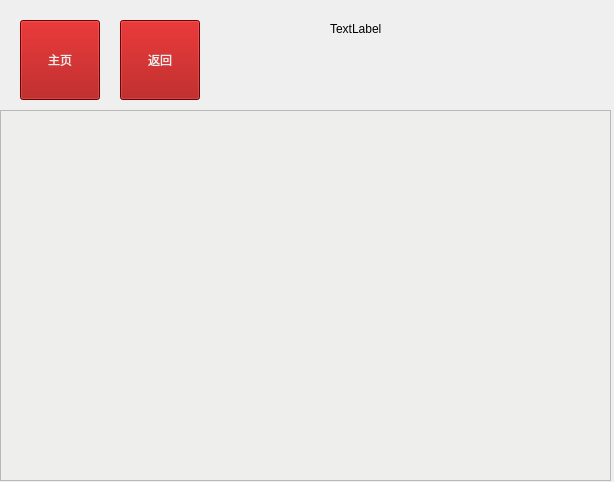
<?xml version="1.0" encoding="UTF-8"?>
<ui version="4.0">
 <class>FormReal</class>
 <widget class="QWidget" name="FormReal">
  <property name="geometry">
   <rect>
    <x>0</x>
    <y>0</y>
    <width>614</width>
    <height>482</height>
   </rect>
  </property>
  <property name="windowTitle">
   <string>Form</string>
  </property>
  <widget class="QTableView" name="tableView">
   <property name="geometry">
    <rect>
     <x>0</x>
     <y>110</y>
     <width>611</width>
     <height>371</height>
    </rect>
   </property>
   <property name="styleSheet">
    <string notr="true">background-color: rgb(46, 52, 54);
background-color: rgb(238, 238, 236);</string>
   </property>
  </widget>
  <widget class="QPushButton" name="pushButton_main">
   <property name="geometry">
    <rect>
     <x>20</x>
     <y>20</y>
     <width>80</width>
     <height>80</height>
    </rect>
   </property>
   <property name="styleSheet">
    <string notr="true">background-color: rgb(164, 0, 0);
color: rgb(238, 238, 236);</string>
   </property>
   <property name="text">
    <string>主页</string>
   </property>
  </widget>
  <widget class="QPushButton" name="pushButton_last">
   <property name="geometry">
    <rect>
     <x>120</x>
     <y>20</y>
     <width>80</width>
     <height>80</height>
    </rect>
   </property>
   <property name="styleSheet">
    <string notr="true">background-color: rgb(164, 0, 0);
color: rgb(238, 238, 236);</string>
   </property>
   <property name="text">
    <string>返回</string>
   </property>
  </widget>
  <widget class="QLabel" name="label">
   <property name="geometry">
    <rect>
     <x>330</x>
     <y>20</y>
     <width>67</width>
     <height>17</height>
    </rect>
   </property>
   <property name="text">
    <string>TextLabel</string>
   </property>
  </widget>
 </widget>
 <resources/>
 <connections/>
</ui>
